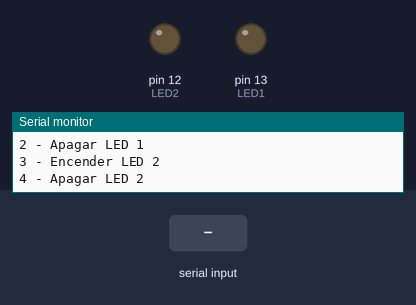
This sketch was run on a simulated Arduino Uno, built with avr-gcc and run on an emulated ATmega328P. Parts: output pins drawn as LEDs (lit = HIGH), the last lines printed to the serial monitor. The test bench sets the inputs (shaded band).

Above: at 1.2 s.
1.3 s: "1" received over Serial
At 1.6 s:
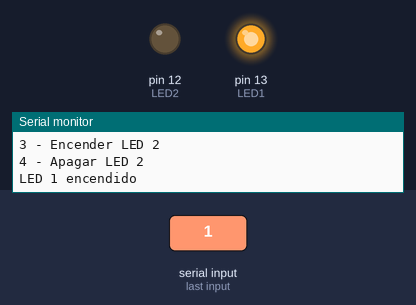
2.8 s: "3" received over Serial
At 3.9 s:
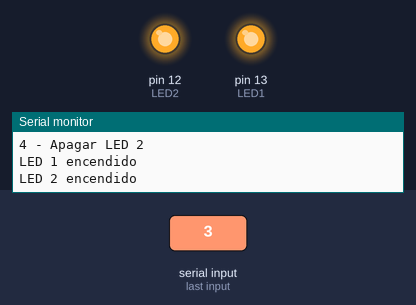
4.3 s: "2" received over Serial
At 5.1 s:
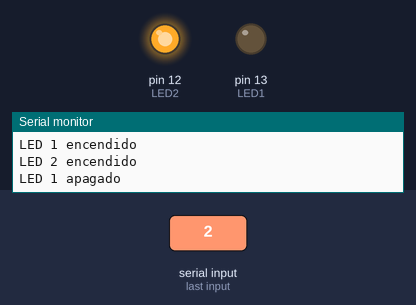
5.8 s: "4" received over Serial
At 6.2 s:
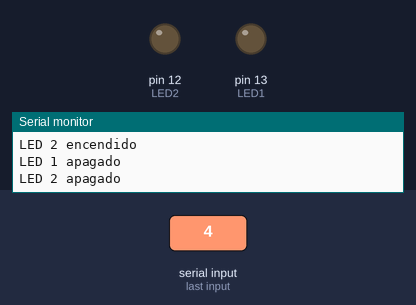
Timing chart, 0 to 8.3 s (numbered marks = the images above; inputs shaded):
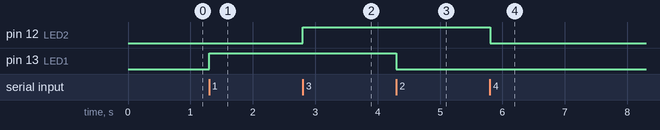

Measured:
- after the input at 1.3 s, pin 13 (LED1): LOW → HIGH at once
- after the input at 2.8 s, pin 12 (LED2): LOW → HIGH at once
- after the input at 4.3 s, pin 13 (LED1): HIGH → LOW at once
- after the input at 5.8 s, pin 12 (LED2): HIGH → LOW at once

The sketch:

comunicacion_python.ino
```cpp
/*
PROMPT PARA GENERAR ESTE CÓDIGO:

Necesito un código para Arduino que haga lo siguiente:

1. Configuración de Hardware:
   - Usar LED 1 conectado al pin 13
   - Usar LED 2 conectado al pin 12

2. Funcionalidad requerida:
   - Comunicación serial a 9600 baudios
   - Control de dos LEDs mediante comandos seriales
   - Los comandos deben ser:
     * '1' para encender LED 1
     * '2' para apagar LED 1
     * '3' para encender LED 2
     * '4' para apagar LED 2

3. Características adicionales:
   - Mostrar mensaje de bienvenida al iniciar con los comandos disponibles
   - Enviar confirmación por serial cuando se ejecute cada comando
   - Indicar cuando se recibe un comando no válido

El código debe poder comunicarse con una interfaz en Python mediante comunicación serial.
*/

// Definición de pines para los LEDs
const int LED1 = 13;
const int LED2 = 12;

void setup() {
  // Inicializar comunicación serial
  Serial.begin(9600);

  // Configurar pines de LEDs como salidas
  pinMode(LED1, OUTPUT);
  pinMode(LED2, OUTPUT);

  // Mensaje de bienvenida
  Serial.println("Sistema de control de LEDs");
  Serial.println("Comandos disponibles:");
  Serial.println("1 - Encender LED 1");
  Serial.println("2 - Apagar LED 1");
  Serial.println("3 - Encender LED 2");
  Serial.println("4 - Apagar LED 2");
}

void loop() {
  // Verificar si hay datos disponibles en el puerto serial
  if (Serial.available() > 0) {
    char comando = Serial.read();

    // Procesar el comando recibido
    switch(comando) {
      case '1':
        digitalWrite(LED1, HIGH);
        Serial.println("LED 1 encendido");
        break;
      case '2':
        digitalWrite(LED1, LOW);
        Serial.println("LED 1 apagado");
        break;
      case '3':
        digitalWrite(LED2, HIGH);
        Serial.println("LED 2 encendido");
        break;
      case '4':
        digitalWrite(LED2, LOW);
        Serial.println("LED 2 apagado");
        break;
      default:
        Serial.println("Comando no válido");
        break;
    }
  }
}
```
